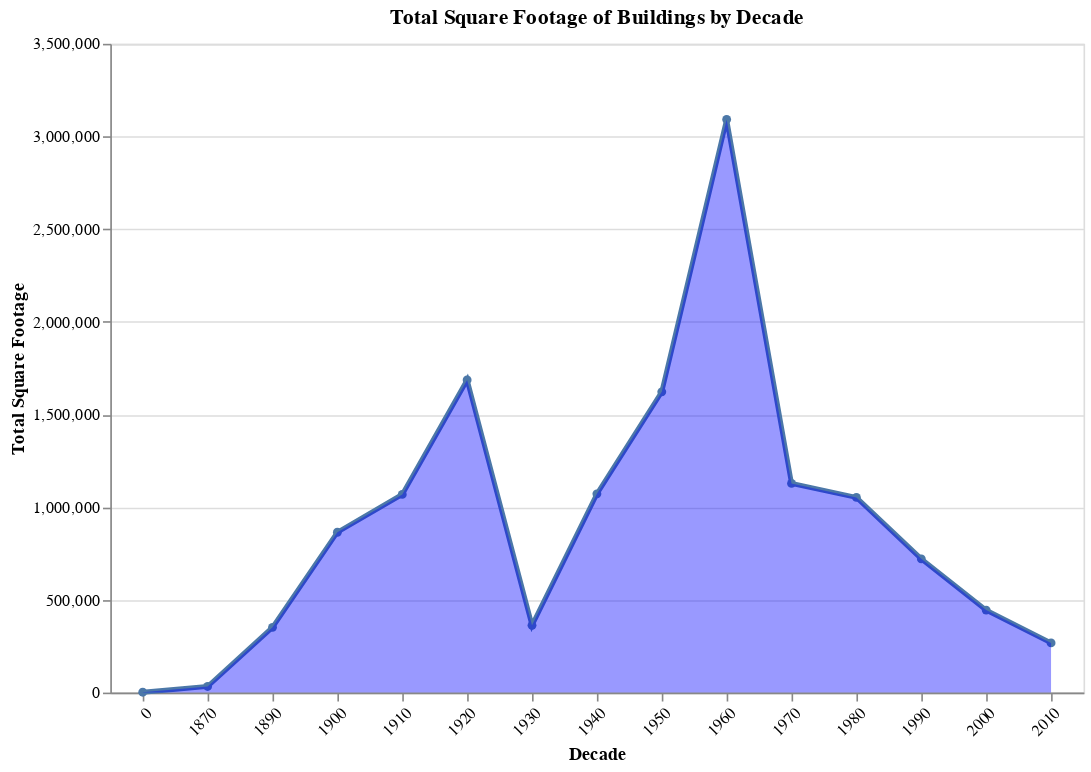

Source (notebook cell):
### Code cell
df['Decade'] = (df['Year Constructed'] // 10) * 10

sq = df.groupby('Decade')['Square Footage'].sum().reset_index()

line_chart = alt.Chart(sq).mark_line(point=True, strokeWidth=3).encode(
    x=alt.X('Decade:O', title='Decade', axis=alt.Axis(labelAngle=-45)),
    y=alt.Y('Square Footage:Q', title='Total Square Footage'),
    tooltip=['Decade:O', 'Square Footage:Q']
).properties(
    width=600,
    height=400,
    title='Total Square Footage of Buildings by Decade'
) + alt.Chart(sq).mark_area(opacity=0.4, color='blue').encode(
    x=alt.X('Decade:O'),
    y=alt.Y('Square Footage:Q')
)

line_chart.display()
line_chart.save('../assets/json/line_chart.json')

### Figure 1 — Vega-Lite specification as saved in the notebook (floating-point values rounded to 4 significant figures)
{"config": {"view": {"continuousWidth": 300, "continuousHeight": 300}}, "layer": [{"mark": {"type": "line", "point": true, "strokeWidth": 3}, "encoding": {"tooltip": [{"field": "Decade", "type": "ordinal"}, {"field": "Square Footage", "type": "quantitative"}], "x": {"axis": {"labelAngle": -45}, "field": "Decade", "title": "Decade", "type": "ordinal"}, "y": {"field": "Square Footage", "title": "Total Square Footage", "type": "quantitative"}}, "title": "Total Square Footage of Buildings by Decade"}, {"mark": {"type": "area", "color": "blue", "opacity": 0.4}, "encoding": {"x": {"field": "Decade", "type": "ordinal"}, "y": {"field": "Square Footage", "type": "quantitative"}}}], "data": {"name": "data-613122b647c79c312c02c466324a5f02"}, "height": 400, "width": 600, "$schema": "https://vega.github.io/schema/vega-lite/v5.20.1.json", "datasets": {"data-613122b647c79c312c02c466324a5f02": [{"Decade": 0, "Square Footage": 2000}, {"Decade": 1870, "Square Footage": 33071}, {"Decade": 1890, "Square Footage": 352115}, {"Decade": 1900, "Square Footage": 865029}, {"Decade": 1910, "Square Footage": 1069082}, {"Decade": 1920, "Square Footage": 1686577}, {"Decade": 1930, "Square Footage": 362974}, {"Decade": 1940, "Square Footage": 1072133}, {"Decade": 1950, "Square Footage": 1622400}, {"Decade": 1960, "Square Footage": 3092126}, {"Decade": 1970, "Square Footage": 1128555}, {"Decade": 1980, "Square Footage": 1053050}, {"Decade": 1990, "Square Footage": 721600}, {"Decade": 2000, "Square Footage": 445046}, {"Decade": 2010, "Square Footage": 268065}]}}
